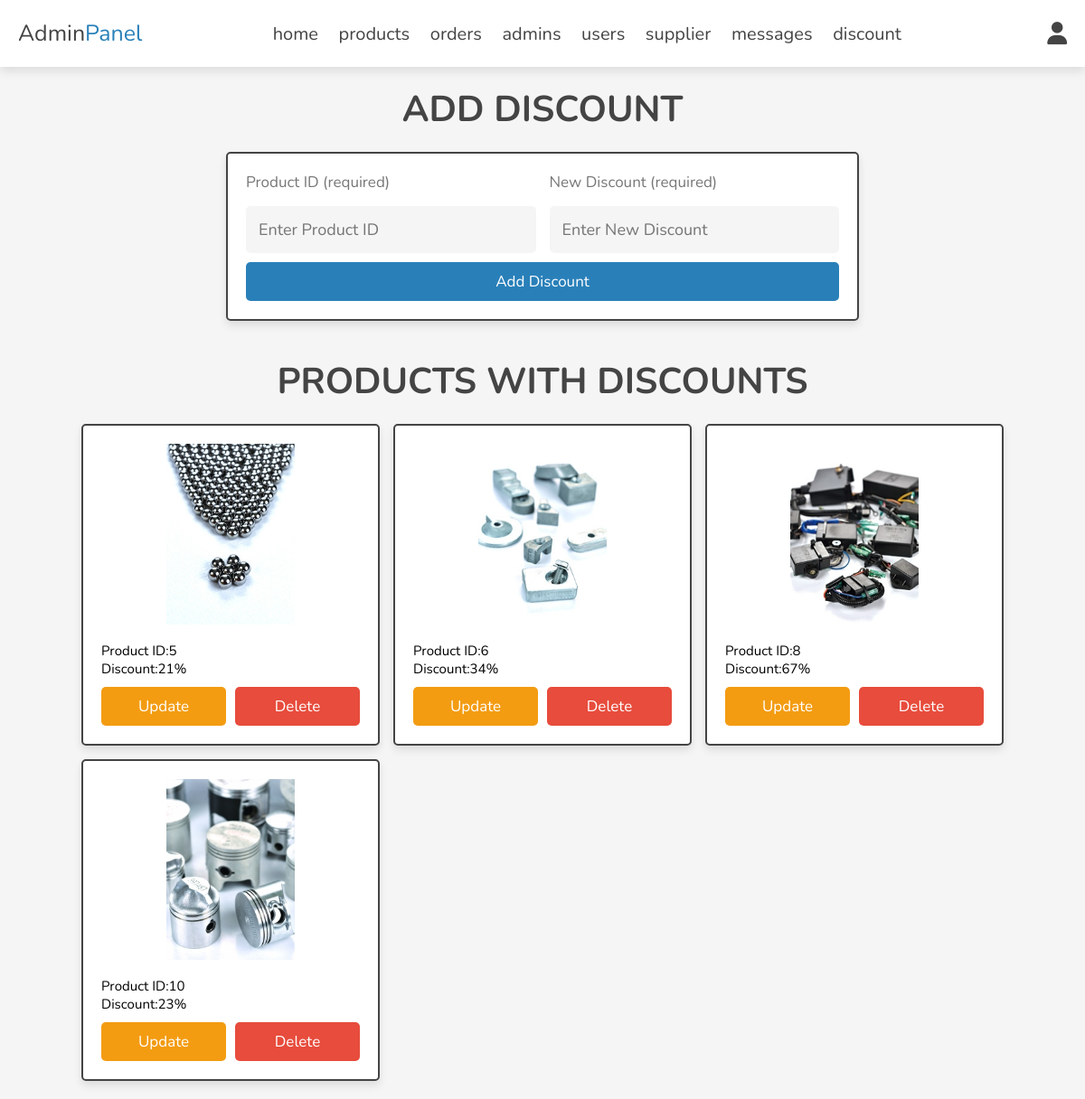
/admin/discount.php (signed in), run on the app's committed database.
### tables this page shows
CREATE TABLE `products` (
  `id` int(100) NOT NULL,
  `name` varchar(100) NOT NULL,
  `details` varchar(500) NOT NULL,
  `price` int(10) NOT NULL,
  `discount` int(11) NOT NULL DEFAULT 0,
  `image_01` varchar(100) NOT NULL,
  `image_02` varchar(100) NOT NULL,
  `image_03` varchar(100) NOT NULL
);

### admin/discount.php (the view, shortened to what this page needs)
<?php
include '../components/connect.php';
?>
<!DOCTYPE html>
<html lang="en">
<head>
    <link rel="stylesheet" href="https://cdnjs.cloudflare.com/ajax/libs/font-awesome/6.1.1/css/all.min.css">
    <link rel="stylesheet" href="../css/admin_style.css">
</head>
<body>
<?php include '../components/admin_header.php'; ?>
<section class="add-products">
    <h1 class="heading">ADD Discount</h1>
    <form action="" method="post">
        <div class="flex">
            <div class="inputBox">
                <span>Product ID (required)</span>
                <input type="text" class="box" required maxlength="100" placeholder="Enter Product ID" name="id">
            </div>
            <div class="inputBox">
                <span>New Discount (required)</span>
                <input type="number" min="0" class="box" required max="9999999999" placeholder="Enter New Discount"
                       onkeypress="if(this.value.length == 10) return false;" name="discount">
            </div>
        </div>
        <input type="submit" value="Add Discount" class="btn" name="Add_discount">
    </form>
</section>
<section class="show-products">
    <h1 class="heading">Products with discounts </h1>
    <div class="box-container">
        <?php
        $select_products = $conn->prepare("SELECT * FROM `products` where discount>0");
        $select_products->execute();
        if ($select_products->rowCount() > 0) {
            while ($fetch_products = $select_products->fetch(PDO::FETCH_ASSOC)) {
                ?>
                <div class="box">
                    <img src="../uploaded_img/<?= $fetch_products['image_01']; ?>" alt="">
                    <div class="id" style="font-size: 15px;">Product ID:<?= $fetch_products['id']; ?></div>
                    <div class="discount" style="font-size: 15px;">Discount:<span><?= $fetch_products['discount']; ?></span>%</div>
                    <div class="flex-btn">
                        <a href="update_discount.php?update=<?= $fetch_products['id']; ?>" class="option-btn">update</a>
                        <a href="discount.php?delete=<?= $fetch_products['id']; ?>" class="delete-btn"
                           onclick="return confirm('Delete this Discount?');">delete</a>
                    </div>
                </div>
                <?php
            }
        } else {
            echo '<p class="empty">No Discounts added yet!</p>';
        }
        ?>
    </div>
</section>
</body>
</html>

### css/admin_style.css (style rules this page uses)
:root { --main-color:#2980b9; --orange:#f39c12; --red:#e74c3c; --black:#444; --white:#fff; --light-color:#777; --light-bg:#f5f5f5; --border:.2rem solid var(--black); --box-shadow:0 .5rem 1rem rgba(0,0,0,.1); }
* { font-family: 'Nunito', sans-serif; margin:0; padding:0; box-sizing: border-box; outline: none; border:none; text-decoration: none; }
html { font-size: 62.5%; overflow-x: hidden; }
body { background-color: var(--light-bg); }
section { padding:2rem; max-width: 1200px; margin:0 auto; }
.heading { font-size: 4rem; color:var(--black); margin-bottom: 2rem; text-align: center; text-transform: uppercase; }
.btn, .delete-btn, .option-btn { display: block; width: 100%; margin-top: 1rem; border-radius: .5rem; padding:1rem 3rem; font-size: 1.7rem; text-transform: capitalize; color:var(--white); cursor: pointer; text-align: center; }
.btn { background-color: var(--main-color); }
.option-btn { background-color: var(--orange); }
.delete-btn { background-color: var(--red); }
.flex-btn { display: flex; gap:1rem; }
.add-products form { max-width: 70rem; margin: 0 auto; background-color: var(--white); box-shadow: var(--box-shadow); border:var(--border); border-radius: .5rem; padding:2rem; }
.add-products form .flex { display: flex; gap:1.5rem; flex-wrap: wrap; }
.add-products form .flex .inputBox { flex:1 1 25rem; }
.add-products form span { font-size:1.7rem; color:var(--light-color); }
.add-products form .box { font-size: 1.8rem; background-color: var(--light-bg); border-radius: .5rem; padding:1.4rem; width: 100%; margin-top: 1.5rem; }
.show-products .box-container { display: grid; grid-template-columns: repeat(auto-fit, 33rem); gap:1.5rem; justify-content: center; align-items: flex-start; }
.show-products .box-container .box { background-color: var(--white); box-shadow: var(--box-shadow); border-radius: .5rem; border:var(--border); padding:2rem; }
.show-products .box-container .box img { width: 100%; height: 20rem; object-fit: contain; margin-bottom: 1.5rem; }

### data on the page
products: image_01 (picture), id "5", discount "21"
products: image_01 (picture), id "6", discount "34"
products: image_01 (picture), id "8", discount "67"
products: image_01 (picture), id "10", discount "23"
